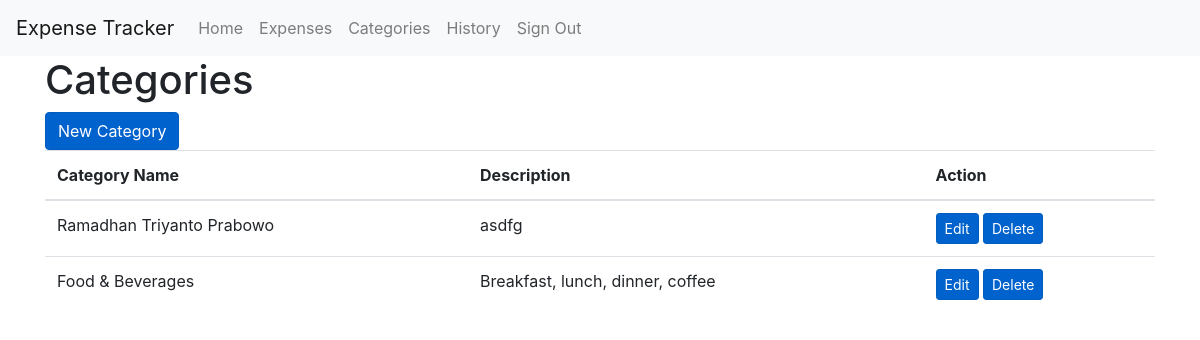
The page /categories on the database as committed earlier.
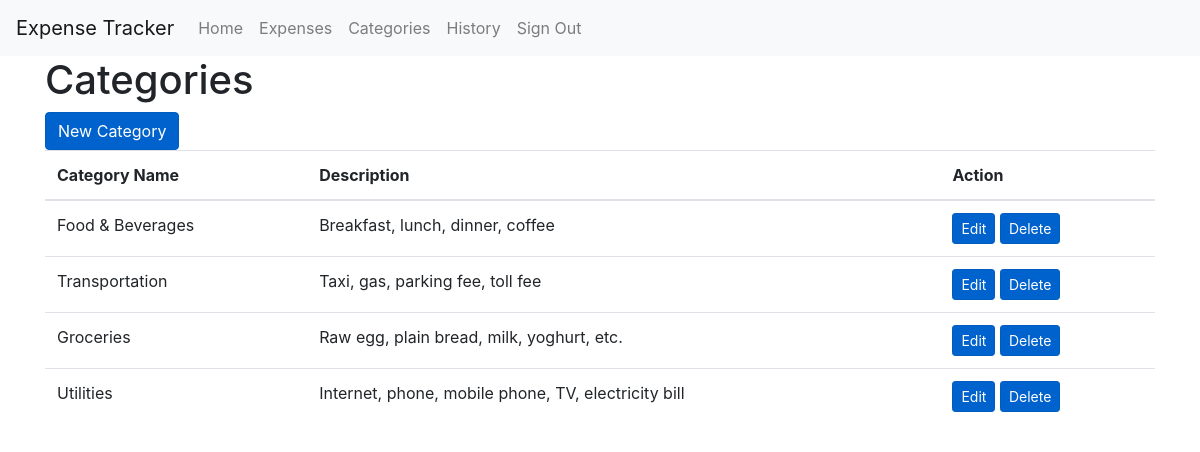
The same page on the database as committed later.
### app.py (models this page shows, shortened)
class Categories(db.Model):
    __tablename__ = "categories"
    id = db.Column(db.Integer, primary_key=True)
    name = db.Column(db.Text)
    description = db.Column(db.Text)
    expense = db.relationship("Expenses", backref="categories", lazy="dynamic")

### app.py (the view)
@app.route("/categories")
def categories():
    categories = Categories.query.all()
    return render_template(
        "categories.html.j2",
        categories=categories
    )

### templates/categories.html.j2
{% extends "base.html.j2" %}
{% block content %}
  <h1>Categories</h1>
  <a href={{ url_for('new_category') }} class="btn btn-primary active" role="button" aria-pressed="true">New Category</a>
  <table class="table">
    <thead>
      <tr>
        <th scope="col">Category Name</th>
        <th scope="col">Description</th>
        <th scope="col">Action</th>
      </tr>
    </thead>
    <tbody>
      {% for category in categories %}
        <tr>
          <td>{{ category.name }}</td>
          <td>{{ category.description }}</td>
          <td><a href="/category/edit/{{ category.id }}" class="btn btn-primary btn-sm active" role="button" aria-pressed="true">Edit</a> <a href="/category/delete/{{ category.id }}" class="btn btn-primary btn-sm active" role="button" aria-pressed="true">Delete</a></td>
        </tr>
      {% endfor %}
    </tbody>
  </table>
{% endblock %}

### templates/base.html.j2 (shortened to what this page needs)
<!DOCTYPE html>
<html lang="en" dir="ltr">
  <head>
    <link rel="stylesheet" href="https://stackpath.bootstrapcdn.com/bootstrap/4.5.2/css/bootstrap.min.css">
  </head>
  <body>
    <nav class="navbar navbar-expand-lg navbar-light bg-light">
      <a class="navbar-brand" href="{{ url_for('dashboard') }}">Expense Tracker</a>
      <div class="collapse navbar-collapse" id="navbarSupportedContent">
        <ul class="navbar-nav mr-auto">
          <li class="nav-item">
            <a class="nav-link" href="{{ url_for('dashboard') }}">Home</a>
          </li>
          <li class="nav-item">
            <a class="nav-link" href="{{ url_for('expenses') }}">Expenses</a>
          </li>
          <li class="nav-item">
            <a class="nav-link" href="{{ url_for('categories') }}">Categories</a>
          </li>
          <li class="nav-item">
            <a class="nav-link" href="{{ url_for('history') }}">History</a>
          </li>
          <li class="nav-item">
            <a class="nav-link" href="{{ url_for('index_page') }}">Sign Out</a>
          </li>
        </ul>
      </div>
    </nav>
    <div class="container">
      {% block content %}
      {% endblock %}
    </div>
  </body>
</html>

Rows that differ between the two databases and show on the page:
removed Categories: name "Ramadhan Triyanto Prabowo", description "asdfg"
added Categories: name "Transportation", description "Taxi, gas, parking fee, toll fee"
added Categories: name "Groceries", description "Raw egg, plain bread, milk, yoghurt, etc."
added Categories: name "Utilities", description "Internet, phone, mobile phone, TV, electricity bill"
